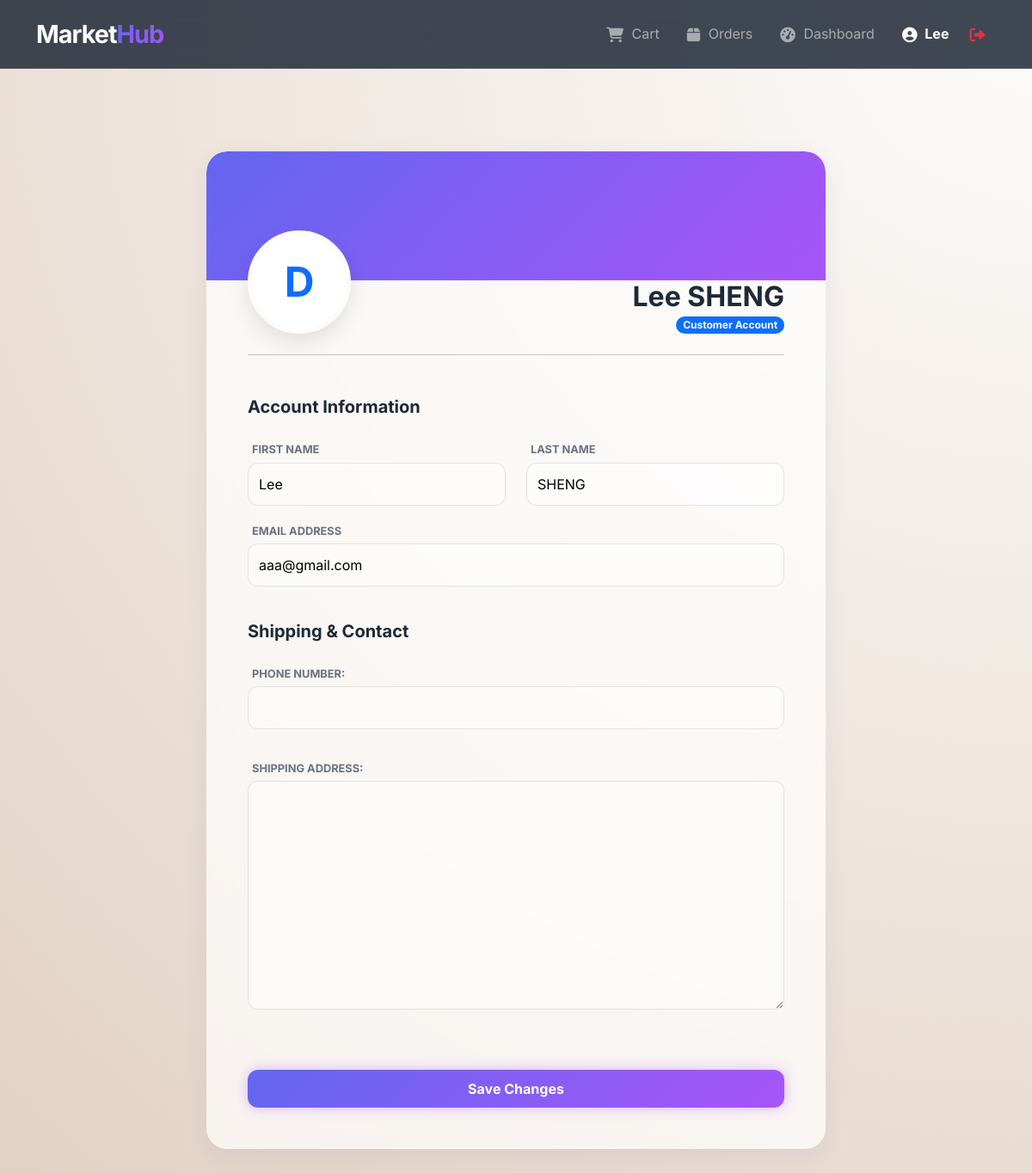
The page /accounts/profile/ (signed in) on the database as committed earlier.
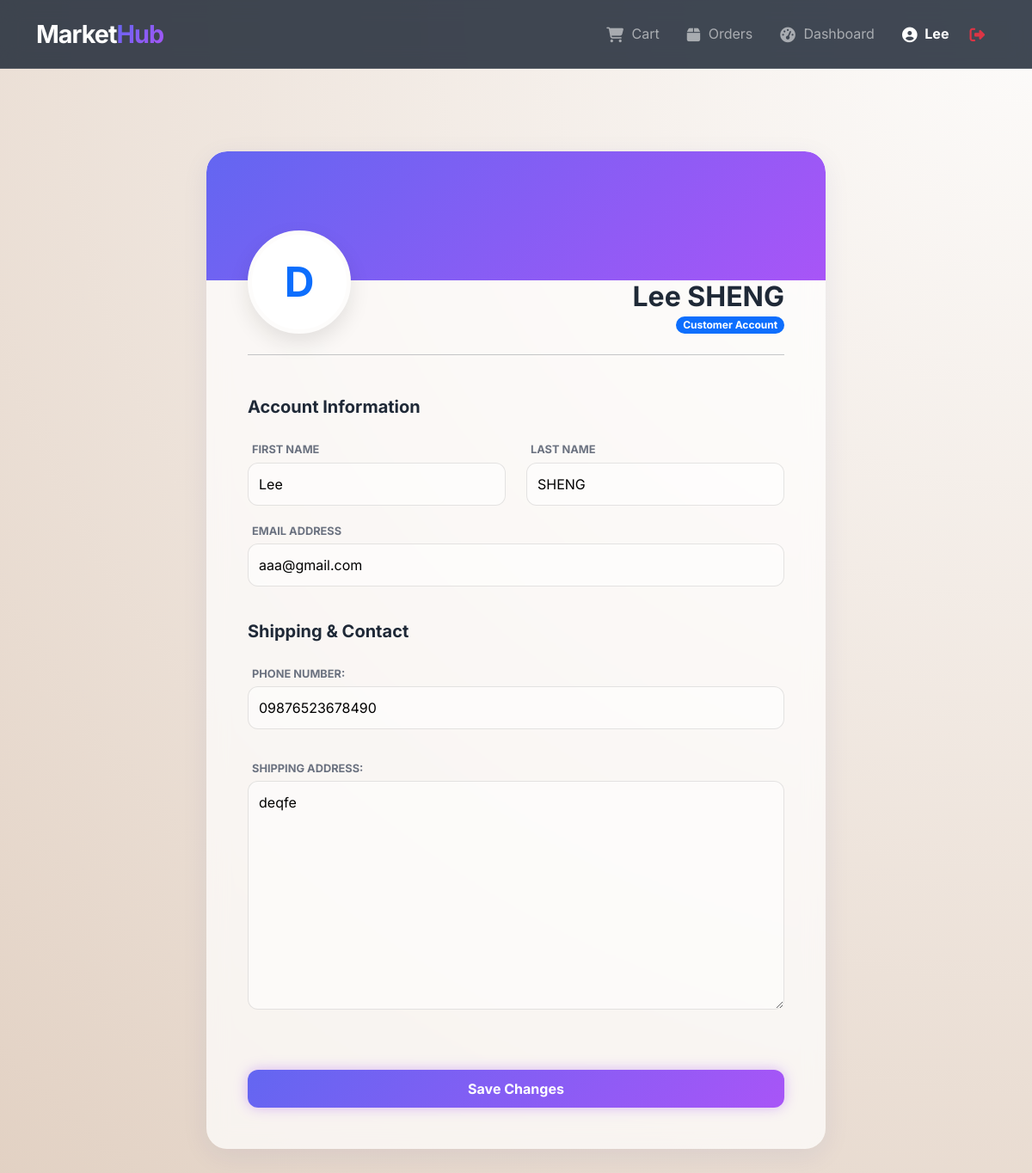
The same page on the database as committed later.
### accounts/models.py (models this page shows, shortened)
class Customer(models.Model):
    user = models.OneToOneField(User, on_delete=models.CASCADE, primary_key=True, related_name='customer_profile')
    address = models.TextField(_("Shipping Address"), blank=True)
    phone_number = models.CharField(max_length=15, blank=True)

### accounts/views.py (the view, shortened to what this page needs)
# urls.py: path('profile/', views.profile_view, name='user_profile'),
@login_required
def profile_view(request):
    user = request.user
    u_form = UserUpdateForm(instance=user)
    if user.is_customer:
        p_form = CustomerProfileForm(instance=user.customer_profile)
    else:
        p_form = VendorProfileForm(instance=user.vendor_profile)
    return render(request, 'accounts/profile.html', {
        'u_form': u_form,
        'p_form': p_form
    })

### accounts/forms.py
class UserUpdateForm(forms.ModelForm):
    class Meta:
        model = User
        fields = ['first_name', 'last_name', 'email']

class CustomerProfileForm(forms.ModelForm):
    class Meta:
        model = Customer
        fields = ['phone_number', 'address']

### accounts/templates/accounts/profile.html (shortened to what this page needs)
{% extends 'base.html' %}
{% block content %}
<div class="container py-5">
    <div class="row justify-content-center">
        <div class="col-md-8">
            <div class="glass-card overflow-hidden border-0">
                <div class="profile-header"></div>
                <div class="px-5 pb-5">
                    <div class="d-flex justify-content-between align-items-end mb-4">
                        <div class="profile-avatar fw-bold text-primary">
                            {{ user.username|first|upper }}
                        </div>
                        <div class="text-end">
                            <h2 class="fw-bold mb-0">{{ user.get_full_name|default:user.username }}</h2>
                            <span class="badge {% if user.is_customer %}bg-primary{% else %}bg-success{% endif %} rounded-pill">
                                {% if user.is_customer %}Customer Account{% else %}Vendor Account{% endif %}
                            </span>
                        </div>
                    </div>
                    <hr class="mb-5">
                    <form method="POST" class="modern-form">
                        <h5 class="fw-bold mb-4">Account Information</h5>
                        <div class="row">
                            <div class="col-md-6">
                                <label>First Name</label>
                                {{ u_form.first_name }}
                            </div>
                            <div class="col-md-6">
                                <label>Last Name</label>
                                {{ u_form.last_name }}
                            </div>
                        </div>
                        <label>Email Address</label>
                        {{ u_form.email }}
                        <h5 class="fw-bold mt-4 mb-4">
                            {% if user.is_customer %}Shipping & Contact{% else %}Store Details{% endif %}
                        </h5>
                        {{ p_form.as_p }}
                        <div class="d-grid mt-5">
                            <button type="submit" class="btn-neon-purple border-0">Save Changes</button>
                        </div>
                    </form>
                </div>
            </div>
        </div>
    </div>
</div>
{% endblock %}

Rows that differ between the two databases and show on the page:
changed Customer: phone_number (not shown) → "09876523678490"; address (not shown) → "deqfe"
